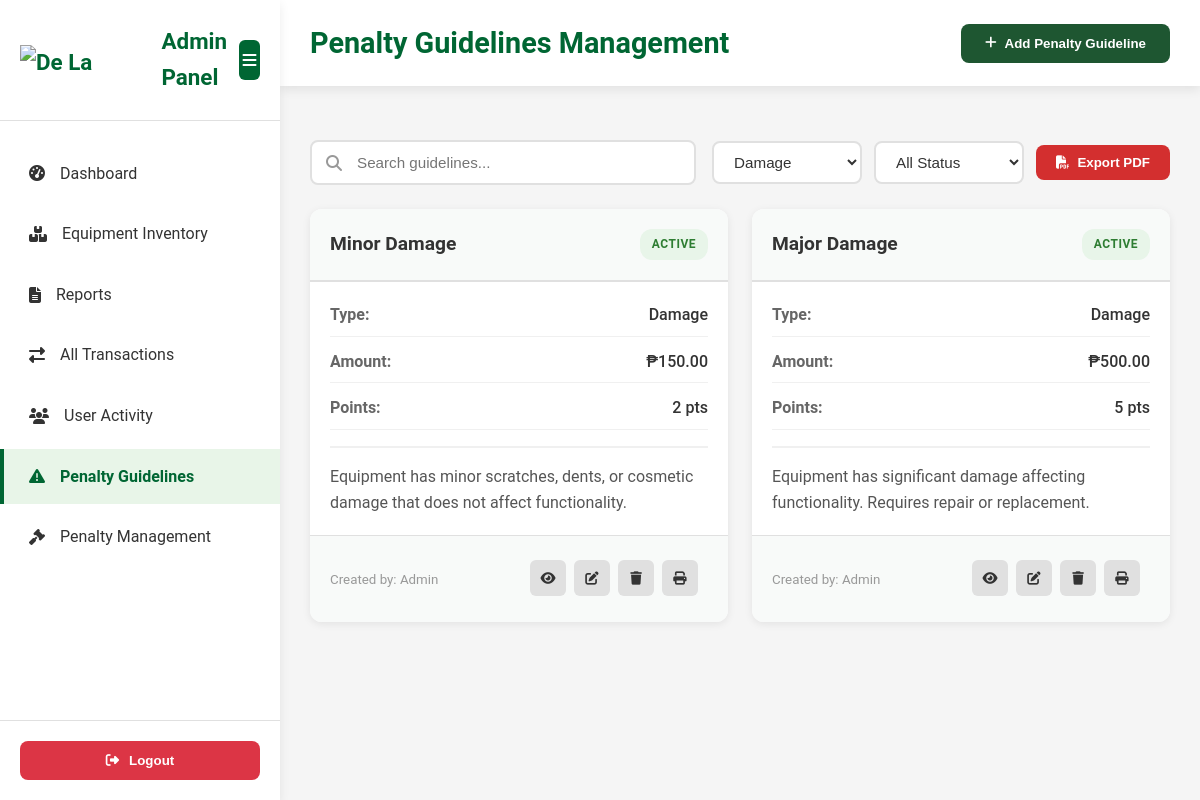
The page /admin-penalty-guideline.php?type=Damage (signed in) on the database its author committed.
### tables this page shows
CREATE TABLE IF NOT EXISTS `penalty_guidelines` (
  `id` INT AUTO_INCREMENT PRIMARY KEY,
  `title` VARCHAR(255) NOT NULL,
  `penalty_type` VARCHAR(100) NOT NULL,
  `penalty_description` TEXT NOT NULL,
  `penalty_amount` DECIMAL(10,2) NOT NULL DEFAULT 0.00,
  `penalty_points` INT NOT NULL DEFAULT 0,
  `document_path` VARCHAR(255) DEFAULT NULL,
  `status` ENUM('draft', 'active', 'archived') DEFAULT 'draft',
  `created_by` INT DEFAULT NULL,
  `updated_by` INT DEFAULT NULL,
  `created_at` TIMESTAMP DEFAULT CURRENT_TIMESTAMP,
  `updated_at` TIMESTAMP DEFAULT CURRENT_TIMESTAMP ON UPDATE CURRENT_TIMESTAMP,
  INDEX `idx_penalty_type` (`penalty_type`),
  INDEX `idx_status` (`status`),
  INDEX `idx_created_by` (`created_by`),
  INDEX `idx_updated_by` (`updated_by`)
);

### admin-penalty-guideline.php (the view, shortened to what this page needs)
<?php
$host = "localhost";
$user = "root";
$password = "";
$dbname = "capstone";
$conn = @new mysqli($host, $user, $password, $dbname);
$filter_type = isset($_GET['type']) ? $_GET['type'] : 'all';
$filter_status = isset($_GET['status']) ? $_GET['status'] : 'all';
$search_query = isset($_GET['search']) ? trim($_GET['search']) : '';
$table_check = $conn->query("SHOW TABLES LIKE 'penalty_guidelines'");
$table_exists = $table_check && $table_check->num_rows > 0;
$guidelines = null;
if ($table_exists) {
    $admin_users_check = $conn->query("SHOW TABLES LIKE 'admin_users'");
    $has_admin_users = $admin_users_check && $admin_users_check->num_rows > 0;
    if ($has_admin_users) {
        $sql = "SELECT pg.*, au.username as created_by_name
                FROM penalty_guidelines pg
                LEFT JOIN admin_users au ON pg.created_by = au.id
                WHERE 1=1";
    } else {
        $sql = "SELECT pg.*, 'Admin' as created_by_name
                FROM penalty_guidelines pg
                WHERE 1=1";
    }
    if ($filter_type !== 'all') {
        $sql .= " AND pg.penalty_type = '" . $conn->real_escape_string($filter_type) . "'";
    }
    $sql .= " ORDER BY pg.created_at DESC";
    $guidelines = $conn->query($sql);
}
$penalty_types = ['Late Return', 'Damage', 'Loss', 'Misuse', 'Other'];
?>
<!DOCTYPE html>
<html lang="en">
<head>
    <link rel="stylesheet" href="assets/css/admin-base.css?v=<?= time() ?>">
    <link rel="stylesheet" href="assets/css/penalty-guideline.css?v=<?= time() ?>">
    <link rel="stylesheet" href="https://cdnjs.cloudflare.com/ajax/libs/font-awesome/6.5.2/css/all.min.css">
</head>
<body>
    <div class="admin-container">
        <nav class="sidebar" id="sidebar">
            <div class="sidebar-header">
                <div class="logo">
                    <img src="../uploads/De lasalle ASMC.png" alt="De La Salle ASMC Logo" class="main-logo" style="height:30px; width:auto;">
                    <span class="logo-text">Admin Panel</span>
                </div>
                <button class="sidebar-toggle" id="sidebarToggle">
                    <i class="fas fa-bars"></i>
                </button>
            </div>
            <ul class="nav-menu">
                <li class="nav-item">
                    <a href="admin-dashboard.php"><i class="fas fa-tachometer-alt"></i><span>Dashboard</span></a>
                </li>
                <li class="nav-item">
                    <a href="admin-equipment-inventory.php"><i class="fas fa-boxes"></i><span>Equipment Inventory</span></a>
                </li>
                <li class="nav-item">
                    <a href="reports.php"><i class="fas fa-file-alt"></i><span>Reports</span></a>
                </li>
                <li class="nav-item">
                    <a href="admin-all-transaction.php"><i class="fas fa-exchange-alt"></i><span>All Transactions</span></a>
                </li>
                <li class="nav-item">
                    <a href="student-activity.php"><i class="fas fa-users"></i><span>User Activity</span></a>
                </li>
                <li class="nav-item active">
                    <a href="admin-penalty-guideline.php"><i class="fas fa-exclamation-triangle"></i><span>Penalty Guidelines</span></a>
                </li>
                <li class="nav-item">
                    <a href="admin-penalty-management.php"><i class="fas fa-gavel"></i><span>Penalty Management</span></a>
                </li>
            </ul>
            <div class="sidebar-footer">
                <button class="logout-btn" onclick="logout()">
                    <i class="fas fa-sign-out-alt"></i> <span>Logout</span>
                </button>
            </div>
        </nav>
        <main class="main-content">
            <header class="top-header">
                <h1 class="page-title">Penalty Guidelines Management</h1>
                <button class="add-btn" onclick="openAddModal()">
                    <i class="fas fa-plus"></i> Add Penalty Guideline
                </button>
            </header>
            <?php if ($table_exists): ?>
            <section class="content-section" style="display: block !important; visibility: visible !important;">
                <div class="filters-container">
                    <div class="search-box">
                        <i class="fas fa-search"></i>
                        <input type="text" id="searchInput" placeholder="Search guidelines..." value="<?= htmlspecialchars($search_query) ?>">
                    </div>
                    <div class="filter-group">
                        <select id="typeFilter" class="filter-select" onchange="applyFilters()">
                            <?php foreach($penalty_types as $type): ?>
                                <option value="<?= htmlspecialchars($type) ?>" <?= $filter_type === $type ? 'selected' : '' ?>>
                                    <?= htmlspecialchars($type) ?>
                                </option>
                            <?php endforeach; ?>
                        </select>
                        <select id="statusFilter" class="filter-select" onchange="applyFilters()">
                            <option value="all" <?= $filter_status === 'all' ? 'selected' : '' ?>>All Status</option>
                        </select>
                        <button class="btn-export" onclick="exportToPDF()">
                            <i class="fas fa-file-pdf"></i> Export PDF
                        </button>
                    </div>
                </div>
                <div class="guidelines-grid" style="display: grid !important; grid-template-columns: repeat(auto-fill, minmax(350px, 1fr)); gap: 24px;">
                    <?php if ($guidelines && $guidelines->num_rows > 0): ?>
                        <?php while($guideline = $guidelines->fetch_assoc()): ?>
                            <div class="guideline-card" data-id="<?= $guideline['id'] ?>">
                                <div class="card-header">
                                    <h3><?= htmlspecialchars($guideline['title']) ?></h3>
                                    <span class="status-badge status-<?= $guideline['status'] ?>">
                                        <?= ucfirst($guideline['status']) ?>
                                    </span>
                                </div>
                                <div class="card-body">
                                    <div class="info-row">
                                        <span class="label">Type:</span>
                                        <span class="value"><?= htmlspecialchars($guideline['penalty_type']) ?></span>
                                    </div>
                                    <div class="info-row">
                                        <span class="label">Amount:</span>
                                        <span class="value">₱<?= number_format($guideline['penalty_amount'], 2) ?></span>
                                    </div>
                                    <div class="info-row">
                                        <span class="label">Points:</span>
                                        <span class="value"><?= $guideline['penalty_points'] ?> pts</span>
                                    </div>
                                    <div class="description">
                                        <?= nl2br(htmlspecialchars(substr($guideline['penalty_description'], 0, 150))) ?>
                                    </div>
                                </div>
                                <div class="card-footer">
                                    <small>Created by: <?= htmlspecialchars($guideline['created_by_name'] ?? 'Unknown') ?></small>
                                    <div class="card-actions">
                                        <button class="btn-icon" onclick="viewGuideline(<?= $guideline['id'] ?>)" title="View">
                                            <i class="fas fa-eye"></i>
                                        </button>
                                        <button class="btn-icon" onclick="editGuideline(<?= $guideline['id'] ?>)" title="Edit">
                                            <i class="fas fa-edit"></i>
                                        </button>
                                        <button class="btn-icon btn-danger" onclick="deleteGuideline(<?= $guideline['id'] ?>, '<?= htmlspecialchars($guideline['title']) ?>')" title="Delete">
                                            <i class="fas fa-trash"></i>
                                        </button>
                                        <button class="btn-icon" onclick="printGuideline(<?= $guideline['id'] ?>)" title="Print">
                                            <i class="fas fa-print"></i>
                                        </button>
                                    </div>
                                </div>
                            </div>
                        <?php endwhile; ?>
                    <?php endif; ?>
                </div>
            </section>
            <?php endif; ?>
        </main>
    </div>
</body>
</html>

### assets/css/admin-base.css (style rules this page uses)
:root { --primary-green: #006633; --secondary-green: #4CAF50; --light-green: #E8F5E8; --dark-green: #004d26; --white: #ffffff; --gray: #f5f5f5; --text-dark: #333333; --shadow: 0 4px 10px rgba(0, 0, 0, 0.08); }
* { margin: 0; padding: 0; box-sizing: border-box; }
body { font-family: 'Roboto', 'Segoe UI', Tahoma, Geneva, Verdana, sans-serif; background: var(--gray); color: var(--text-dark); line-height: 1.6; }
.admin-container { display: flex; min-height: 100vh; }
.sidebar { width: 280px; background: var(--white); box-shadow: var(--shadow); display: flex; flex-direction: column; position: fixed; height: 100vh; left: 0; top: 0; transition: left 0.3s ease; z-index: 100; }
.sidebar-header { padding: 24px 20px; border-bottom: 1px solid #e0e0e0; display: flex; align-items: center; justify-content: space-between; gap: 12px; }
.logo { display: flex; align-items: center; gap: 15px; color: var(--primary-green); font-size: 1.4rem; font-weight: 700; }
.main-logo { max-height: 30px; width: auto; object-fit: contain; }
.sidebar-toggle { background: var(--primary-green); color: white; border: none; border-radius: 6px; width: 40px; height: 40px; display: flex; align-items: center; justify-content: center; cursor: pointer; transition: background 0.3s ease, transform 0.2s ease; font-size: 16px; }
.nav-menu { list-style: none; padding: 20px 0; flex: 1; }
.nav-item { margin: 5px 0; }
.nav-item a { display: flex; align-items: center; gap: 15px; padding: 15px 25px; color: var(--text-dark); text-decoration: none; transition: all 0.3s ease; border-left: 4px solid transparent; }
.nav-item.active a, .nav-item:hover a { background: var(--light-green); color: var(--primary-green); border-left: 4px solid var(--primary-green); font-weight: 600; }
.sidebar-footer { padding: 20px; border-top: 1px solid #e0e0e0; }
.logout-btn { width: 100%; padding: 12px; background: #dc3545; color: var(--white); border: none; border-radius: 8px; cursor: pointer; display: flex; align-items: center; justify-content: center; gap: 10px; font-weight: 600; transition: background 0.3s ease; }
.main-content { flex: 1; margin-left: 280px; min-height: 100vh; transition: margin-left 0.3s ease; }
.top-header { background: var(--white); padding: 20px 30px; display: flex; justify-content: space-between; align-items: center; box-shadow: var(--shadow); position: sticky; top: 0; z-index: 90; }
.page-title { font-size: 1.8rem; color: var(--primary-green); font-weight: 700; }
.content-section { display: none; padding: 30px; }
.add-btn { padding: 12px 20px; background: var(--primary-green); color: var(--white); border: none; border-radius: 8px; cursor: pointer; display: flex; align-items: center; gap: 10px; font-weight: 600; transition: background 0.3s ease; }
.card-actions { display: flex; gap: 10px; margin-top: 8px; padding: 0 10px 10px 10px; }
.status-badge { display: inline-block; padding: 4px 10px; border-radius: 12px; font-size: 0.8rem; font-weight: 600; }

### rows shown on the page
penalty_guidelines: title "Minor Damage", status "ACTIVE", penalty_type "Damage", penalty_amount "150.00", penalty_points "2", penalty_description "Equipment has minor scratches, dents, or cosmetic damage that does not affect functionality.", created_by_name "Admin"
penalty_guidelines: title "Major Damage", status "ACTIVE", penalty_type "Damage", penalty_amount "500.00", penalty_points "5", penalty_description "Equipment has significant damage affecting functionality. Requires repair or replacement.", created_by_name "Admin"

### other values the page prints
form field value "Damage"
